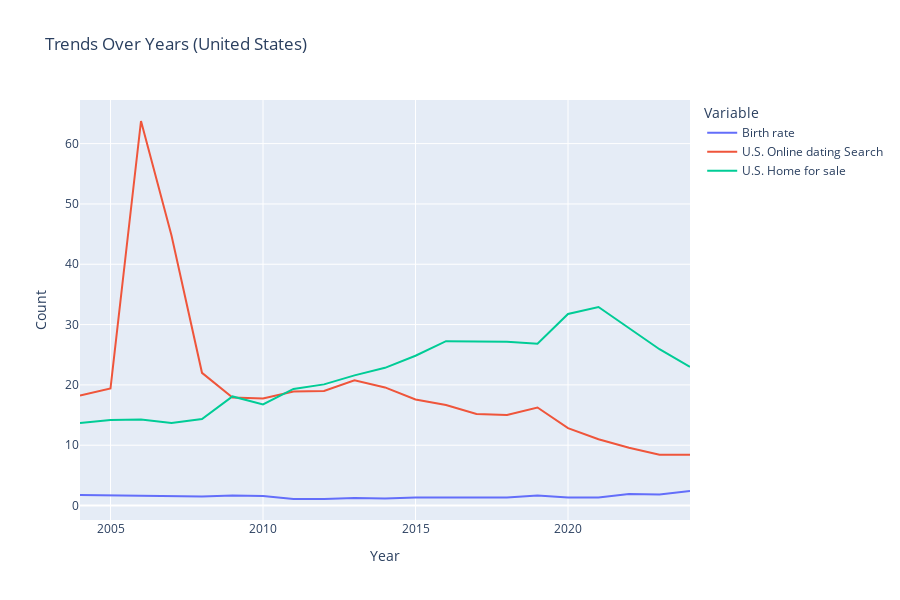

Notebook code for this chart:
### Code cell
# Plot the line graph using Plotly Express
fig = px.line(avg_trends, x='Year', y=['Birth rate', 'U.S. Online dating Search', 'U.S. Home for sale'],
              title='Trends Over Years (United States)',
              labels={'value': 'Count', 'Year': 'Year', 'variable': 'Variable'})

# Customize the layout
fig.update_layout(
    width=900,  # Set the width of the figure (in pixels)
    height=600,  # Set the height of the figure (in pixels)
    xaxis_title='Year',  # X-axis label
    yaxis_title='Count',  # Y-axis label
    legend_title='Variable',  # Legend title
    hovermode='x unified'  # Show hover information for all lines
)

# Show the plot
fig.show()

### Figure 1 — Plotly figure (JSON) as saved in the notebook; plotly's stock layout.template omitted (floating-point values rounded to 4 significant figures)
{"data": [{"hovertemplate": "Variable=Birth rate<br>Year=%{x}<br>Count=%{y}<extra></extra>", "legendgroup": "Birth rate", "line": {"color": "#636efa", "dash": "solid"}, "marker": {"symbol": "circle"}, "mode": "lines", "name": "Birth rate", "orientation": "v", "showlegend": true, "type": "scatter", "x": [2004, 2005, 2006, 2007, 2008, 2009, 2010, 2011, 2012, 2013, 2014, 2015, 2016, 2017, 2018, 2019, 2020, 2021, 2022, 2023, 2024], "xaxis": "x", "y": [1.75, 1.667, 1.583, 1.583, 1.5, 1.667, 1.583, 1.083, 1.083, 1.25, 1.167, 1.333, 1.333, 1.25, 1.333, 1.667, 1.333, 1.333, 1.917, 1.833, 2.4], "yaxis": "y"}, {"hovertemplate": "Variable=U.S. Online dating Search<br>Year=%{x}<br>Count=%{y}<extra></extra>", "legendgroup": "U.S. Online dating Search", "line": {"color": "#EF553B", "dash": "solid"}, "marker": {"symbol": "circle"}, "mode": "lines", "name": "U.S. Online dating Search", "orientation": "v", "showlegend": true, "type": "scatter", "x": [2004, 2005, 2006, 2007, 2008, 2009, 2010, 2011, 2012, 2013, 2014, 2015, 2016, 2017, 2018, 2019, 2020, 2021, 2022, 2023, 2024], "xaxis": "x", "y": [18.25, 19.42, 63.75, 44.75, 22, 17.92, 17.75, 18.92, 19, 20.75, 19.58, 17.58, 16.67, 15.17, 15, 16.25, 12.83, 11, 9.583, 8.417, 8.4], "yaxis": "y"}, {"hovertemplate": "Variable=U.S. Home for sale<br>Year=%{x}<br>Count=%{y}<extra></extra>", "legendgroup": "U.S. Home for sale", "line": {"color": "#00cc96", "dash": "solid"}, "marker": {"symbol": "circle"}, "mode": "lines", "name": "U.S. Home for sale", "orientation": "v", "showlegend": true, "type": "scatter", "x": [2004, 2005, 2006, 2007, 2008, 2009, 2010, 2011, 2012, 2013, 2014, 2015, 2016, 2017, 2018, 2019, 2020, 2021, 2022, 2023, 2024], "xaxis": "x", "y": [13.67, 14.17, 14.25, 13.67, 14.33, 18.08, 16.75, 19.33, 20.08, 21.58, 22.83, 24.83, 27.25, 27.17, 27.17, 26.83, 31.75, 32.92, 29.42, 25.92, 23], "yaxis": "y"}], "layout": {"height": 600, "hovermode": "x unified", "legend": {"title": {"text": "Variable"}, "tracegroupgap": 0}, "title": {"text": "Trends Over Years (United States)"}, "width": 900, "xaxis": {"anchor": "y", "domain": [0, 1], "title": {"text": "Year"}}, "yaxis": {"anchor": "x", "domain": [0, 1], "title": {"text": "Count"}}}}
